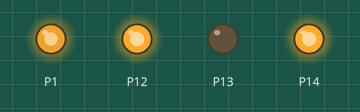
Recording of a program running on a simulated BBC micro:bit (MakeCode). Shown: output pins drawn as LEDs (lit = HIGH).

Above: at 0.05 s.
At 4.0 s:
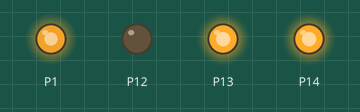
Timing chart, 0 to 4.6 s (numbered marks = the images above):
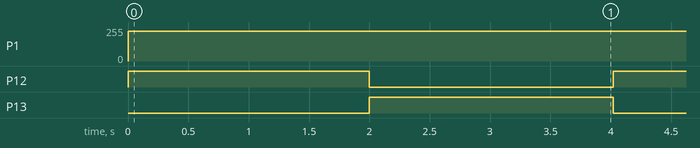

The program:

main.ts
```typescript
pins.digitalWritePin(DigitalPin.P14, 1)
basic.forever(function () {
    pins.analogWritePin(AnalogPin.P1, 900)
    pins.digitalWritePin(DigitalPin.P12, 1)
    pins.digitalWritePin(DigitalPin.P13, 0)
    basic.pause(2000)
    pins.analogWritePin(AnalogPin.P1, 900)
    pins.digitalWritePin(DigitalPin.P12, 0)
    pins.digitalWritePin(DigitalPin.P13, 1)
    basic.pause(2000)
})
```

test.ts
```typescript
// i test vanno qui; questi non saranno compilati quando questo pacchetto viene usato come estensione.
```

Measured:
- by itself, P1: 0/255 → 224/255 at 0.00 s
- by itself, P12, P13: alternates HIGH for 2.0 s and LOW for 2.0 s
